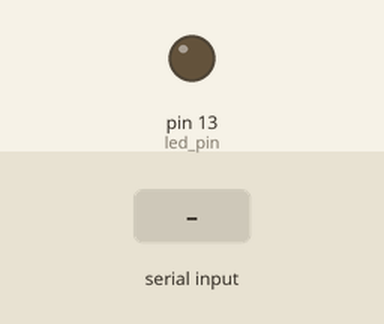
Simulated run of this sketch. Board: Arduino Uno, built with avr-gcc and run on an emulated ATmega328P. Shown: output pins drawn as LEDs (lit = HIGH). The inputs (shaded band) are chosen by the test bench.

Above: at 1.2 s.
1.3 s: byte 30 received over Serial
At 1.7 s:
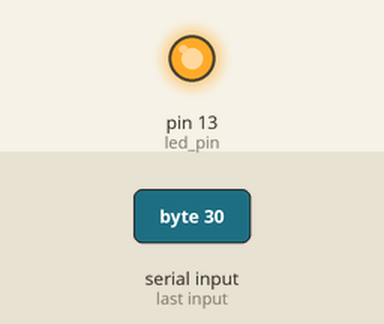
Timing chart, 0 to 4.3 s (numbered marks = the images above; inputs shaded):
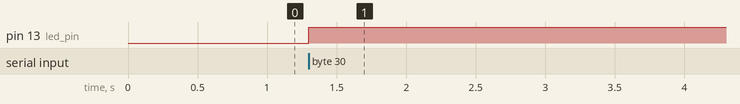

The sketch:

listing_2-10.ino
```cpp
int led_pin = 13;

void setup() {
  pinMode(13, OUTPUT);

  Serial.begin(57600);
}

void loop() {
  if(Serial.available()){
    byte in_byte = Serial.read();
    digitalWrite(led_pin, in_byte);
  }
}
```

Measured:
- after the input at 1.3 s, pin 13 (led_pin): LOW → HIGH at once
